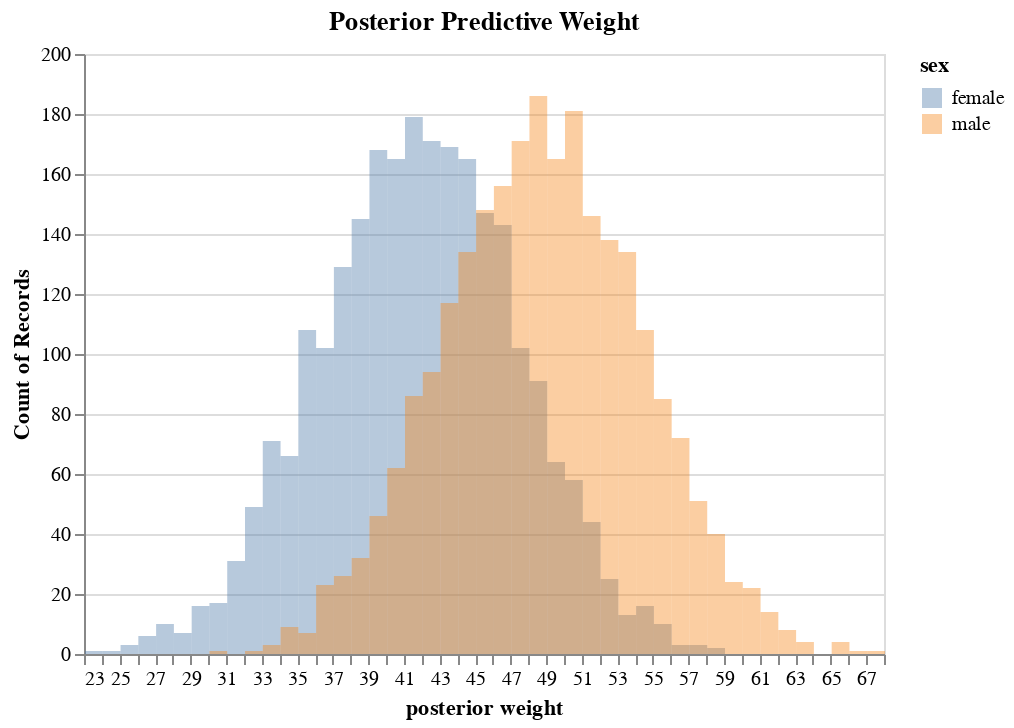

The code cell stored with this chart in its notebook:
### Code cell
df = pd.DataFrame({"female": weight_female, "male": weight_male})
df = df[:2500].melt(var_name="sex", value_name="weight")

hist = (
    alt.Chart(df, title="Posterior Predictive Weight")
    .mark_bar(opacity=0.4, binSpacing=0)
    .encode(
        x=alt.X("weight", title="posterior weight", bin=alt.BinParams(maxbins=50)),
        y=alt.Y("count()", stack=None),
        color="sex",
    )
)

hist

### Figure 1 — Vega-Lite specification as saved in the notebook (floating-point values rounded to 4 significant figures; data arrays with more than 128 entries replaced by an {"elided": "..."} marker saying what was removed)
{"$schema": "https://vega.github.io/schema/vega-lite/v4.17.0.json", "config": {"view": {"continuousHeight": 300, "continuousWidth": 400}}, "data": {"name": "data-483cf1cc4d8e07a68fd97ccaf47487e1"}, "datasets": {"data-483cf1cc4d8e07a68fd97ccaf47487e1": {"elided": "5000 records"}}, "encoding": {"color": {"field": "sex", "type": "nominal"}, "x": {"bin": {"maxbins": 50}, "field": "weight", "title": "posterior weight", "type": "quantitative"}, "y": {"aggregate": "count", "stack": null, "type": "quantitative"}}, "mark": {"binSpacing": 0, "opacity": 0.4, "type": "bar"}, "title": "Posterior Predictive Weight"}
